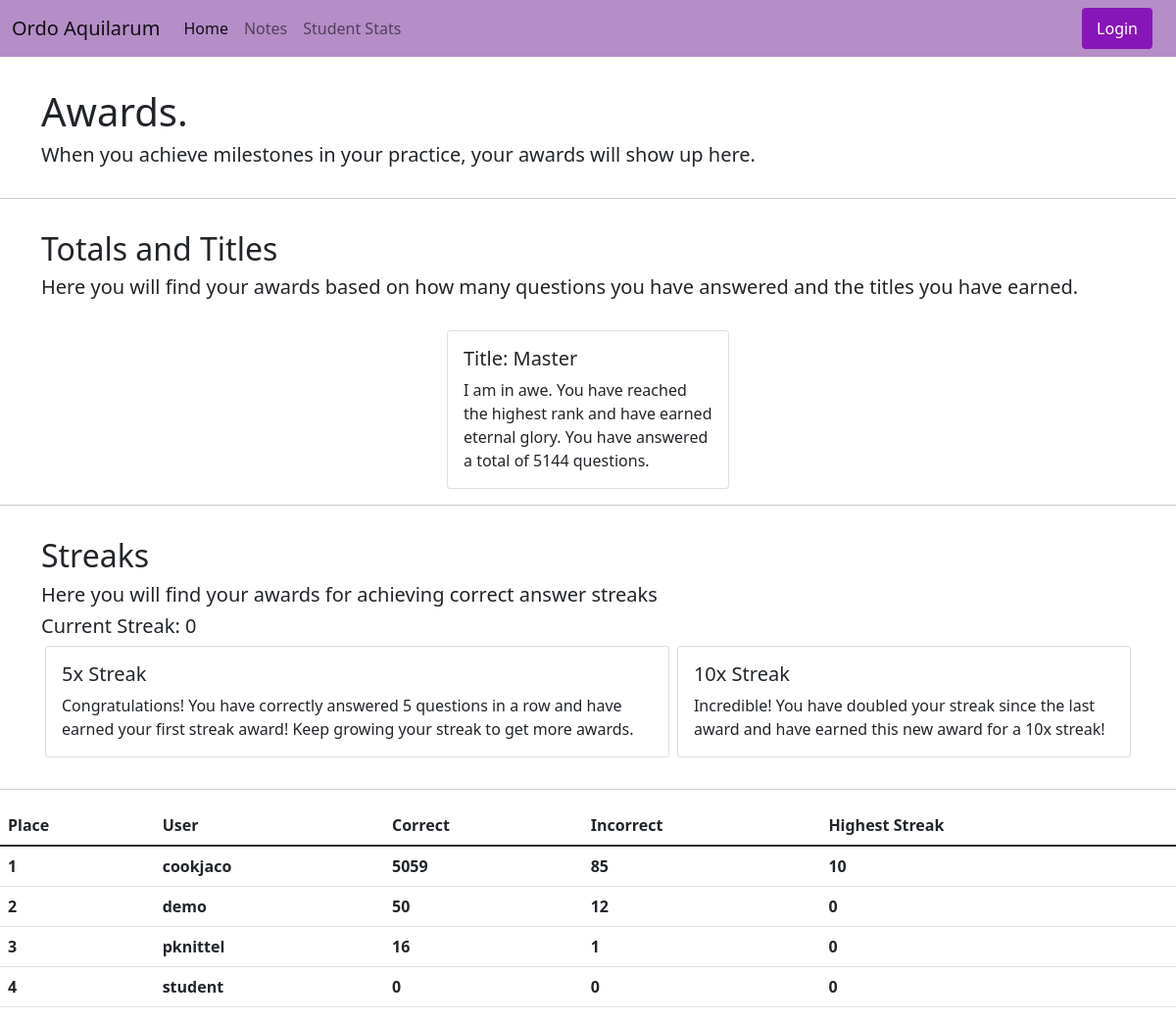
The page /awards (signed in) on the database as committed earlier.
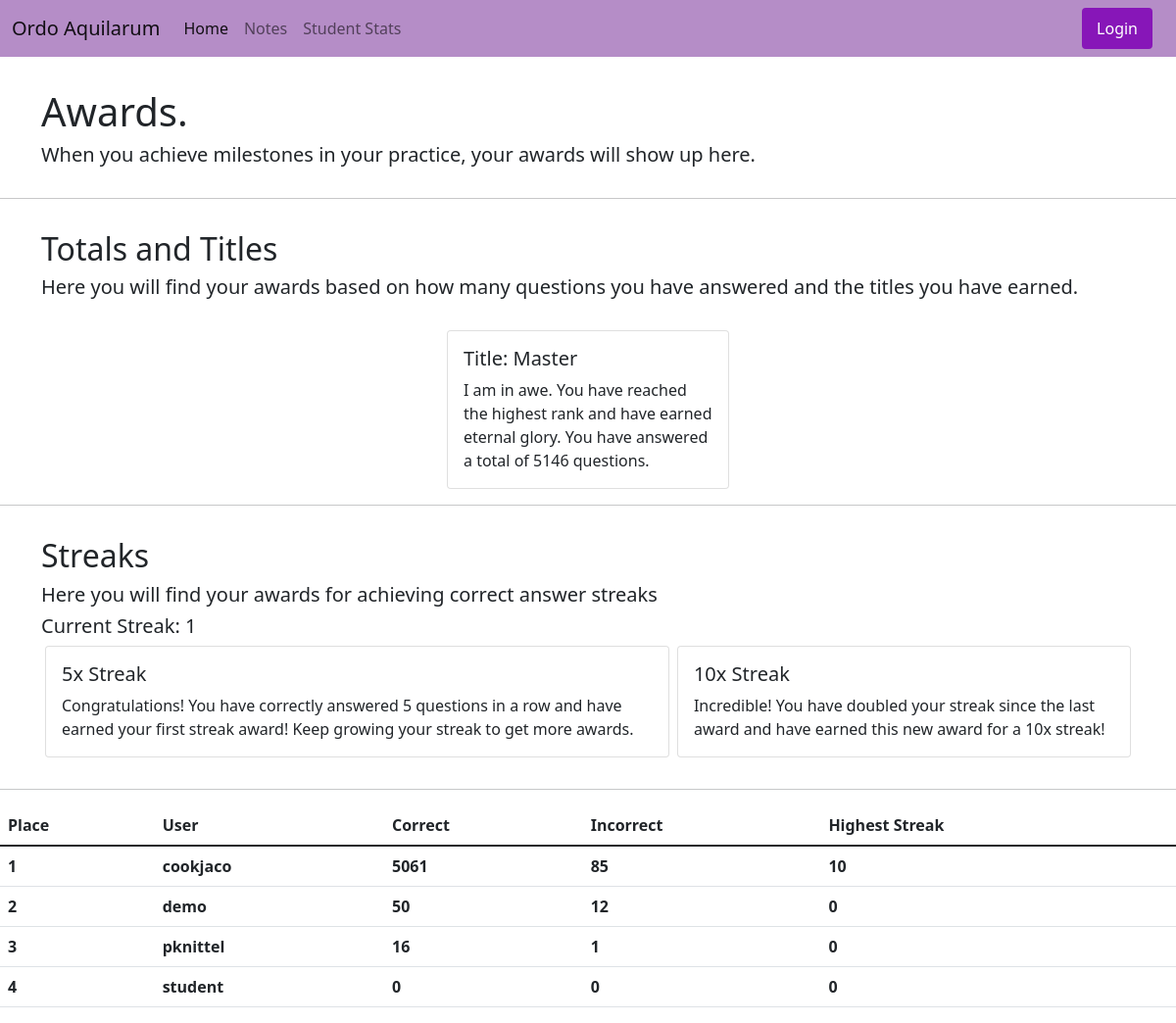
The same page on the database as committed later.
### user_app/models.py (models this page shows, shortened)
class CustomUser(models.Model):
  user = models.OneToOneField(User, on_delete=models.CASCADE)
  correct = models.IntegerField(default=0)
  incorrect = models.IntegerField(default=0)
  points = models.IntegerField(default=0)
  first_bon_incor = models.IntegerField(default=0)
  second_bon_incor = models.IntegerField(default=0)
  third_bon_incor = models.IntegerField(default=0)
  fourth_bon_incor = models.IntegerField(default=0)
  fifth_bon_incor = models.IntegerField(default=0)
  first_tris_incor = models.IntegerField(default=0)
  second_tris_incor = models.IntegerField(default=0)
  third_tris_incor = models.IntegerField(default=0)
  fourth_tris_incor = models.IntegerField(default=0)
  fifth_tris_incor = models.IntegerField(default=0)
  previous_question = models.ForeignKey(Question, on_delete=models.CASCADE, default=1)
  streak = models.IntegerField(default=0)
  highest_streak = models.IntegerField(default=0)
  class Meta:
    permissions = [("check_students", "Can view student stats")]

### user_app/views.py (the view)
# urls.py: path("awards", views.awards, name="awards")
@login_required
def awards(request):
  user = request.user
  actual = CustomUser.objects.get(user=user)
  total = actual.correct + actual.incorrect
  if total < 100:
    title = "Novice"
  elif total in range(100,999):
    title = "Intermediate"
  elif total in range (1000,4999):
    title = "Advanced"
  elif total >= 5000:
    title = "Master"
  ordered = CustomUser.objects.order_by("-correct")
  return render(request, "user_app/awards.html", { 'title': title, 'total': total, 'user': actual, 'list': ordered})

### user_app/templates/user_app/awards.html (shortened to what this page needs)
{% extends 'base.html' %}
{% block content %}
<nav class="navbar navbar-light navbar-expand-lg" style="background-color: #b58dc7;">
  <div class="container-fluid">
    <a class="navbar-brand" href="{% url 'index' %}">Ordo Aquilarum</a>
    <div class="collapse navbar-collapse" id="navbarNav">
      <ul class="navbar-nav">
        <li class="nav-item">
          <a class="nav-link active" aria-current="page" href="{% url 'index' %}">Home</a>
        </li>
        <li class="nav-item">
          <a class="nav-link" href="{% url 'notes' %}">Notes</a>
        </li>
        {% if perms.user_app.check_students %}
        <li class="nav-item">
          <a class="nav-link" href="{% url 'student_stats' %}">Student Stats</a>
        </li>
        {% endif %}
      </ul>
      <ul class="navbar-nav ms-auto">
        <form class="container-fluid justify-content-start">
    {% if not user.is_authenticated %}
    <a class="btn btn-primary" roll="button" href="{% url 'login' %}">Login</a>
    {% else %}
    <a class="btn btn-primary" roll="button" href="{% url 'log_out' %}">Logout</a>
    {% endif %}
        </form>
      </ul>
    </div>
  </div>
</nav>
<div class="container">
  <h1>Awards.</h1>
  <h5>When you achieve milestones in your practice, your awards will show up here.</h5>
</div>
<hr>
<div class="container">
  <h2>Totals and Titles</h2>
  <h5>Here you will find your awards based on how many questions you have answered and the titles you have earned.</h5>
</div>
<div class="d-flex justify-content-center">
  <div class="card card-special" style="width: 18rem;">
    <div class="card-body ">
      <h5 class="card-title">Title: {{title}}</h5>
      {% if title == "Novice" %}
      <p class="card-text">Everyone needs to start somewhere and you have already started your journey. You have answered a total of {{total}} questions.</p>
      {% elif title == "Intermediate" %}
      <p class="card-text">Wow you have made some serious progress! If each question you answered was a mile long, it would be almost twice the length of the Tiber river. You have answered a total of {{total}} questions.</p>
      {% elif title == "Advanced" %}
      <p class="card-text">Wowee that's a lot of questions you have answered. If each question you answered was a mile long, it would be longer than the Rhine river! You have answered a total of {{total}} questions.</p>
      {% elif title == "Master" %}
      <p class="card-text">I am in awe. You have reached the highest rank and have earned eternal glory. You have answered a total of {{total}} questions.</p>
      {% endif %}
    </div>
  </div>
</div>
<hr>
<div class="container">
  <h2>Streaks</h2>
  <h5>Here you will find your awards for achieving correct answer streaks</h5>
  <h5>Current Streak: {{user.streak}}</h5>
  <div class="d-flex justify-content-center">
  {% if user.highest_streak >= 5 %}
  <div class="card card-special">
    <div class="card-body ">
      <h5 class="card-title">5x Streak</h5>
      <p class="card-text">Congratulations! You have correctly answered 5 questions in a row and have earned your first streak award! Keep growing your streak to get more awards. </p>
    </div>
  </div>
  {% endif %}
  {% if user.highest_streak >= 10 %}
  <div class="card card-special">
    <div class="card-body ">
      <h5 class="card-title">10x Streak</h5>
      <p class="card-text">Incredible! You have doubled your streak since the last award and have earned this new award for a 10x streak!</p>
    </div>
  </div>
  {% endif %}
  </div>
</div>
<hr>
<table class="table">
  <thead>
    <tr>
      <th scope="col">Place</th>
      <th scope="col">User</th>
      <th scope="col">Correct</th>
      <th scope="col">Incorrect</th>
      <th scope="col">Highest Streak</th>
    </tr>
  </thead>
  <tbody>
  {% for user in list %}
  <tr>
    <th scope="row">{{forloop.counter}}</th>
    <th>{{user.user}}</th>
    <th>{{user.correct}}</th>
    <th>{{user.incorrect}}</th>
    <th>{{user.highest_streak}}</th>
  </tr>
  {% endfor %}
  </tbody>
</table>
{% endblock %}

Rows that differ between the two databases and show on the page:
changed CustomUser "cookjaco": streak "0" → "1"; correct "5059" → "5061"
Other text that changed with them:
{{ total }}: "5144" → "5146"
